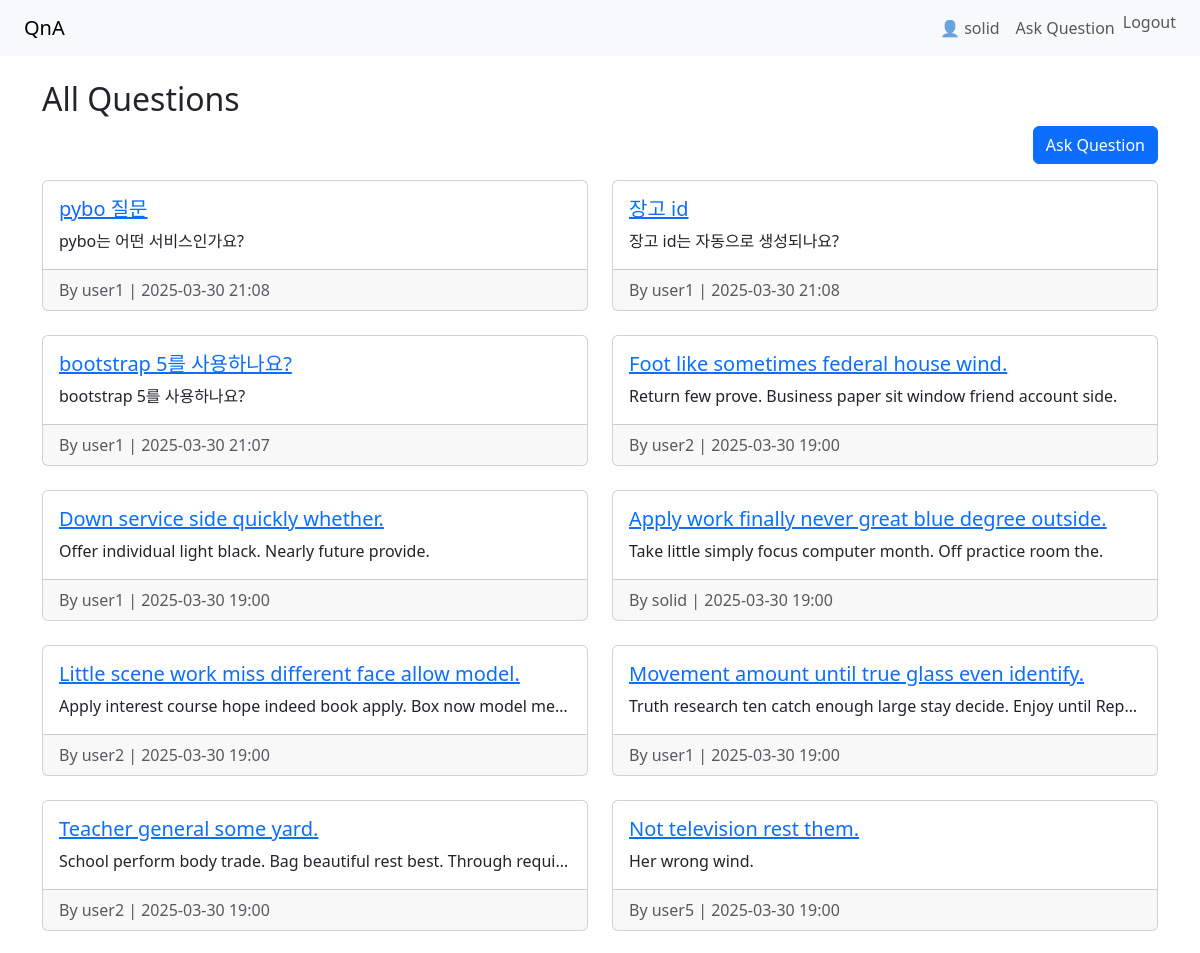
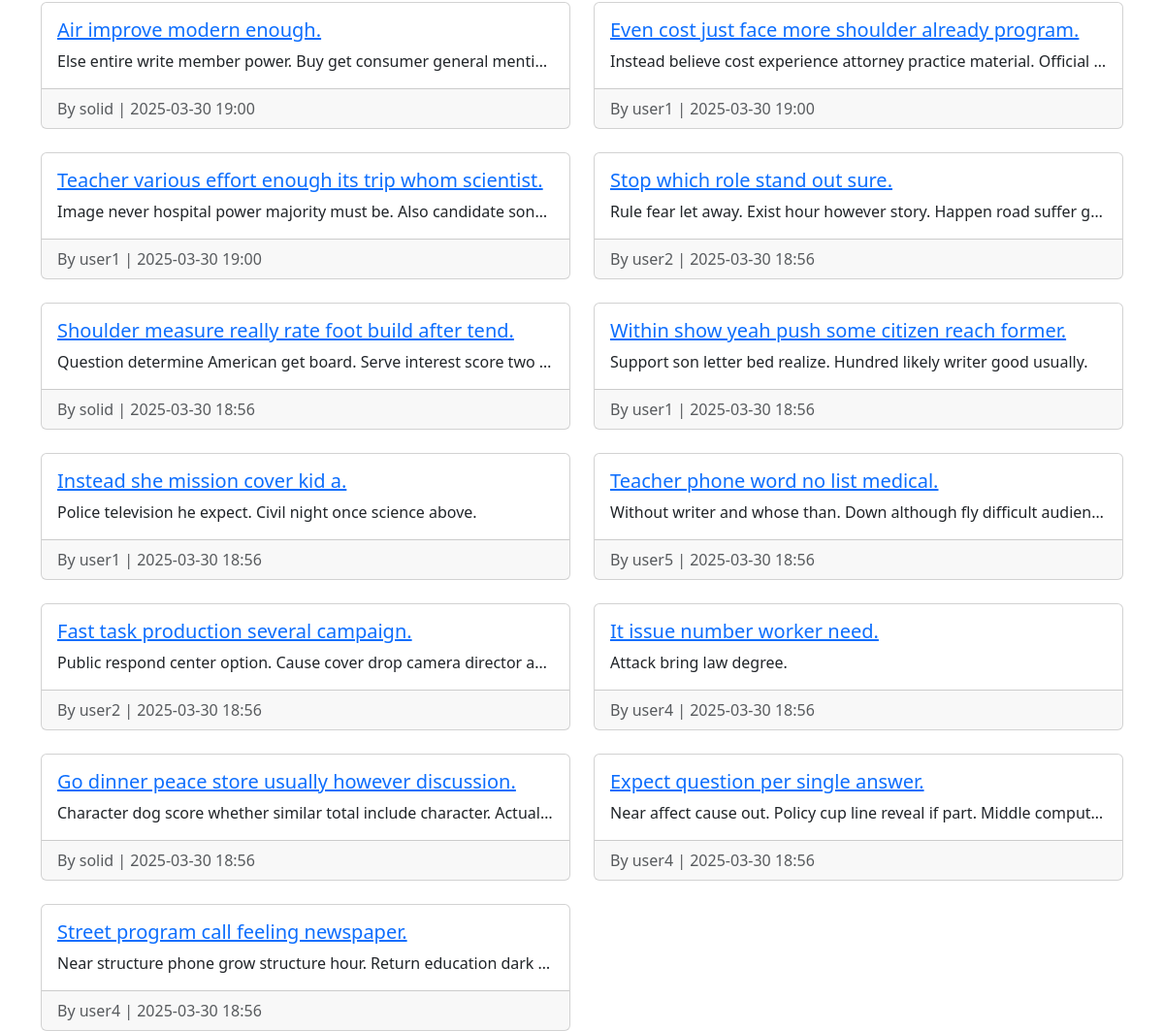
The app's page / (signed in) with its own data (2 pictures, top to bottom).
### qa/models.py (models this page shows, shortened)
class Question(models.Model):
    title = models.CharField(max_length=200)
    content = models.TextField()
    author = models.ForeignKey(User, on_delete=models.CASCADE)
    created_at = models.DateTimeField(auto_now_add=True)

### qa/views.py (the view)
# urls.py: path('', views.question_list, name='question_list'),
def question_list(request):
    questions = Question.objects.order_by('-created_at')
    return render(request, 'qa/question_list.html', {'questions': questions})

### qa/templates/qa/question_list.html
{% extends 'qa/base.html' %}
{% block content %}
    <h2>All Questions</h2>
    <div class="d-flex justify-content-end mb-3">
        <a href="{% url 'ask_question' %}" class="btn btn-primary">Ask Question</a>
    </div>
    <div class="row row-cols-1 row-cols-md-2 g-4">
        {% for question in questions %}
            <div class="col">
                <div class="card h-100">
                    <div class="card-body">
                        <h5 class="card-title">
                            <a href="{% url 'question_detail' question.pk %}">
                                {{ question.title }}
                            </a>
                        </h5>
                        <p class="card-text text-truncate">
                            {{ question.content }}
                        </p>
                    </div>
                    <div class="card-footer text-muted">
                        By {{ question.author.username }} | {{ question.created_at|date:"Y-m-d H:i" }}
                    </div>
                </div>
            </div>
        {% empty %}
            <p>No questions yet.</p>
        {% endfor %}
    </div>
{% endblock %}

### qa/templates/qa/base.html (shortened to what this page needs)
<!DOCTYPE html>
<html lang="en">
<head>
    <link href="https://cdn.jsdelivr.net/npm/bootstrap@5.3.2/dist/css/bootstrap.min.css" rel="stylesheet">
</head>
<body>
    <nav class="navbar navbar-expand-lg navbar-light bg-light px-4">
        <a class="navbar-brand" href="/">QnA</a>
        <div class="collapse navbar-collapse">
            <ul class="navbar-nav ms-auto">
                {% if user.is_authenticated %}
                    <li class="nav-item">
                        <span class="nav-link">👤 {{ user.username }}</span>
                    </li>
                    <li class="nav-item">
                        <a class="nav-link" href="{% url 'ask_question' %}">Ask Question</a>
                    </li>
                    <li class="nav-item">
                        <form action="{% url 'logout' %}" method="post" class="d-inline">
                            <button type="submit" class="btn btn-link nav-link" style="display:inline; padding: 0;">
                                Logout
                            </button>
                        </form>
                    </li>
                {% else %}
                    <li class="nav-item">
                        <a class="nav-link" href="{% url 'login' %}">Login</a>
                    </li>
                {% endif %}
            </ul>
        </div>
    </nav>
    <div class="container mt-4">
        {% block content %}
        {% endblock %}
    </div>
</body>
</html>

### records on screen
Question: title "pybo 질문", content "pybo는 어떤 서비스인가요?", author.username "user1", created_at "2025-03-30 21:08"
Question: title "장고 id", content "장고 id는 자동으로 생성되나요?", author.username "user1", created_at "2025-03-30 21:08"
Question: title "bootstrap 5를 사용하나요?", content "bootstrap 5를 사용하나요?", author.username "user1", created_at "2025-03-30 21:07"
Question: title "Foot like sometimes federal house wind.", content "Return few prove. Business paper sit window friend account side.", author.username "user2", created_at "2025-03-30 19:00"
Question: title "Down service side quickly whether.", content "Offer individual light black. Nearly future provide.", author.username "user1", created_at "2025-03-30 19:00"
Question: title "Apply work finally never great blue degree outside.", content "Take little simply focus computer month. Off practice room the.", author.username "solid", created_at "2025-03-30 19:00"
Question: title "Little scene work miss different face allow model.", content "Apply interest course hope indeed book apply. Box now model me…", author.username "user2", created_at "2025-03-30 19:00"
Question: title "Movement amount until true glass even identify.", content "Truth research ten catch enough large stay decide. Enjoy until Rep…", author.username "user1", created_at "2025-03-30 19:00"
Question: title "Teacher general some yard.", content "School perform body trade. Bag beautiful rest best. Through requi…", author.username "user2", created_at "2025-03-30 19:00"
Question: title "Not television rest them.", content "Her wrong wind.", author.username "user5", created_at "2025-03-30 19:00"
Question: title "Air improve modern enough.", content "Else entire write member power. Buy get consumer general menti…", author.username "solid", created_at "2025-03-30 19:00"
Question: title "Even cost just face more shoulder already program.", content "Instead believe cost experience attorney practice material. Official…", author.username "user1", created_at "2025-03-30 19:00"
Question: title "Teacher various effort enough its trip whom scientist.", content "Image never hospital power majority must be. Also candidate son…", author.username "user1", created_at "2025-03-30 19:00"
Question: title "Stop which role stand out sure.", content "Rule fear let away. Exist hour however story. Happen road suffer g…", author.username "user2", created_at "2025-03-30 18:56"
Question: title "Shoulder measure really rate foot build after tend.", content "Question determine American get board. Serve interest score two…", author.username "solid", created_at "2025-03-30 18:56"
Question: title "Within show yeah push some citizen reach former.", content "Support son letter bed realize. Hundred likely writer good usually.", author.username "user1", created_at "2025-03-30 18:56"
Question: title "Instead she mission cover kid a.", content "Police television he expect. Civil night once science above.", author.username "user1", created_at "2025-03-30 18:56"
Question: title "Teacher phone word no list medical.", content "Without writer and whose than. Down although fly difficult audien…", author.username "user5", created_at "2025-03-30 18:56"
Question: title "Fast task production several campaign.", content "Public respond center option. Cause cover drop camera director a…", author.username "user2", created_at "2025-03-30 18:56"
Question: title "It issue number worker need.", content "Attack bring law degree.", author.username "user4", created_at "2025-03-30 18:56"
Question: title "Go dinner peace store usually however discussion.", content "Character dog score whether similar total include character. Actual…", author.username "solid", created_at "2025-03-30 18:56"
Question: title "Expect question per single answer.", content "Near affect cause out. Policy cup line reveal if part. Middle comput…", author.username "user4", created_at "2025-03-30 18:56"
Question: title "Street program call feeling newspaper.", content "Near structure phone grow structure hour. Return education dark…", author.username "user4", created_at "2025-03-30 18:56"

### other values on screen
{{ user.username }} "solid"
